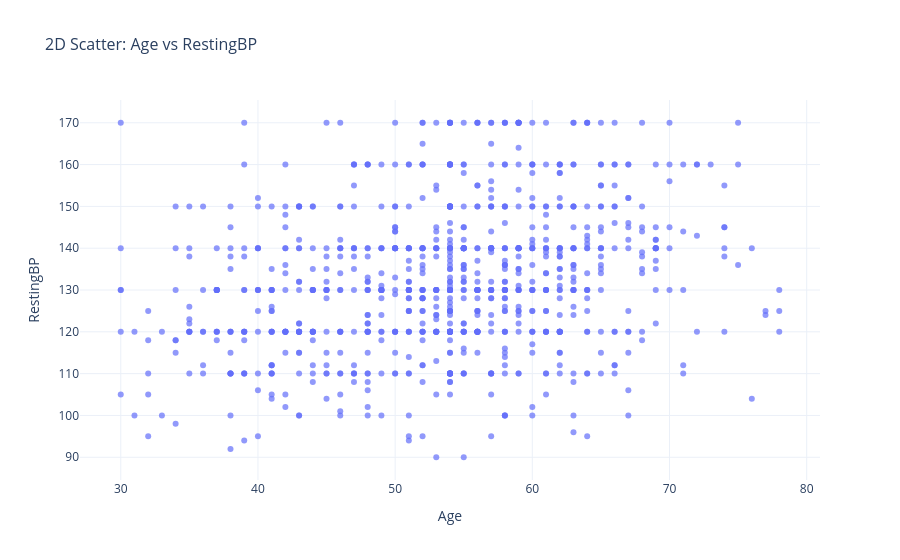
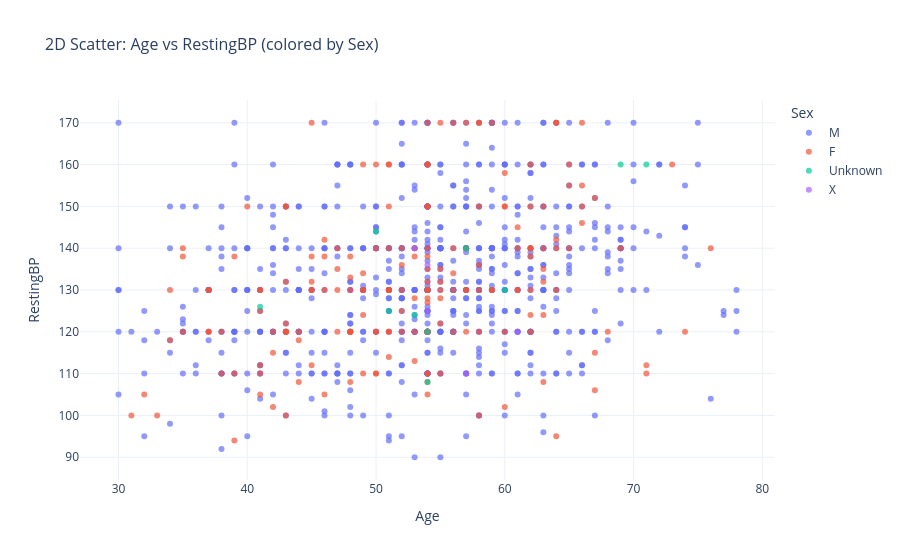
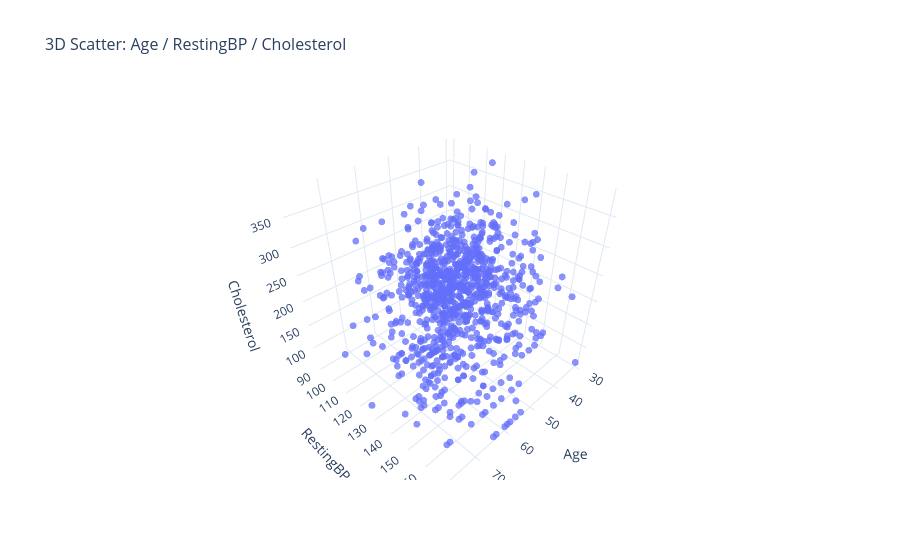

The cell these charts' notebook holds for them, in order:
### Code cell
# Replace 'col_A' and 'col_B' with your actual numeric column names
num_cols = viz._get_cols_by_type("num")
print("Numeric columns available:", num_cols)

# 2D Scatter
viz.plot_scatter_2d(num_cols[0], num_cols[1])

# 2D Scatter colored by a category
cat_cols = viz._get_cols_by_type("cat")
viz.plot_scatter_2d(num_cols[0], num_cols[1], color_col=cat_cols[0])

# 3D Scatter (need at least 3 numeric columns)
if len(num_cols) >= 3:
    viz.plot_scatter_3d(num_cols[0], num_cols[1], num_cols[2])

# Joint plot — try kind='scatter', 'kde', 'hex', 'reg'
viz.plot_joint_plot(num_cols[0], num_cols[1], kind="kde")

### Figure 1 — Plotly figure (JSON) as saved in the notebook; plotly's stock layout.template omitted (floating-point values rounded to 4 significant figures; data arrays with more than 128 entries replaced by an {"elided": "..."} marker saying what was removed)
{"data": [{"customdata": {"elided": "918x10 mixed values"}, "hovertemplate": "Age=%{x}<br>RestingBP=%{y}<br>Sex=%{customdata[0]}<br>ChestPainType=%{customdata[1]}<br>Cholesterol=%{customdata[2]}<br>FastingBS=%{customdata[3]}<br>RestingECG=%{customdata[4]}<br>MaxHR=%{customdata[5]}<br>ExerciseAngina=%{customdata[6]}<br>Oldpeak=%{customdata[7]}<br>ST_Slope=%{customdata[8]}<br>HeartDisease=%{customdata[9]}<extra></extra>", "legendgroup": "", "marker": {"color": "#636efa", "opacity": 0.7, "size": 6, "symbol": "circle"}, "mode": "markers", "name": "", "orientation": "v", "showlegend": false, "type": "scatter", "x": {"elided": "918 float values"}, "xaxis": "x", "y": {"elided": "918 int values"}, "yaxis": "y"}], "layout": {"legend": {"tracegroupgap": 0}, "title": {"font": {"size": 16}, "text": "2D Scatter: Age vs RestingBP"}, "xaxis": {"anchor": "y", "domain": [0, 1], "title": {"text": "Age"}}, "yaxis": {"anchor": "x", "domain": [0, 1], "title": {"text": "RestingBP"}}}}

### Figure 2 — Plotly figure (JSON) as saved in the notebook; plotly's stock layout.template omitted (floating-point values rounded to 4 significant figures; data arrays with more than 128 entries replaced by an {"elided": "..."} marker saying what was removed)
{"data": [{"customdata": {"elided": "712x10 mixed values"}, "hovertemplate": "Sex=%{customdata[0]}<br>Age=%{x}<br>RestingBP=%{y}<br>ChestPainType=%{customdata[1]}<br>Cholesterol=%{customdata[2]}<br>FastingBS=%{customdata[3]}<br>RestingECG=%{customdata[4]}<br>MaxHR=%{customdata[5]}<br>ExerciseAngina=%{customdata[6]}<br>Oldpeak=%{customdata[7]}<br>ST_Slope=%{customdata[8]}<br>HeartDisease=%{customdata[9]}<extra></extra>", "legendgroup": "M", "marker": {"color": "#636efa", "opacity": 0.7, "size": 6, "symbol": "circle"}, "mode": "markers", "name": "M", "orientation": "v", "showlegend": true, "type": "scatter", "x": {"elided": "712 float values"}, "xaxis": "x", "y": {"elided": "712 int values"}, "yaxis": "y"}, {"customdata": {"elided": "191x10 mixed values"}, "hovertemplate": "Sex=%{customdata[0]}<br>Age=%{x}<br>RestingBP=%{y}<br>ChestPainType=%{customdata[1]}<br>Cholesterol=%{customdata[2]}<br>FastingBS=%{customdata[3]}<br>RestingECG=%{customdata[4]}<br>MaxHR=%{customdata[5]}<br>ExerciseAngina=%{customdata[6]}<br>Oldpeak=%{customdata[7]}<br>ST_Slope=%{customdata[8]}<br>HeartDisease=%{customdata[9]}<extra></extra>", "legendgroup": "F", "marker": {"color": "#EF553B", "opacity": 0.7, "size": 6, "symbol": "circle"}, "mode": "markers", "name": "F", "orientation": "v", "showlegend": true, "type": "scatter", "x": {"elided": "191 float values"}, "xaxis": "x", "y": {"elided": "191 int values"}, "yaxis": "y"}, {"customdata": [["Unknown", "ASY", 260, 0, "ST", 112, "Y", 3, "Flat", 0], ["Unknown", "ATA", 188, 0, "Normal", 145, "N", 0, "Up", 0], ["Unknown", "ATA", 260, 0, "Normal", 140, "N", 0, "Up", 0], ["Unknown", "NAP", 246, 0, "LVH", 135, "N", 0, "Up", 0], ["Unknown", "ASY", 186, 0, "ST", 140, "Y", 0.5, "Flat", 1], ["Unknown", "ASY", 200, 0, "LVH", 126, "Y", 0.9, "Flat", 1], ["Unknown", "ATA", 306, 0, "Normal", 163, "N", 0, "Up", 0], ["Unknown", "TA", 234, 0, "LVH", 131, "N", 0.1, "Flat", 0], ["Unknown", "ATA", 223, 0, "Normal", 156, "N", 0, "Up", 0], ["Unknown", "ATA", 302, 0, "Normal", 162, "N", 0.4, "Up", 0]], "hovertemplate": "Sex=%{customdata[0]}<br>Age=%{x}<br>RestingBP=%{y}<br>ChestPainType=%{customdata[1]}<br>Cholesterol=%{customdata[2]}<br>FastingBS=%{customdata[3]}<br>RestingECG=%{customdata[4]}<br>MaxHR=%{customdata[5]}<br>ExerciseAngina=%{customdata[6]}<br>Oldpeak=%{customdata[7]}<br>ST_Slope=%{customdata[8]}<br>HeartDisease=%{customdata[9]}<extra></extra>", "legendgroup": "Unknown", "marker": {"color": "#00cc96", "opacity": 0.7, "size": 6, "symbol": "circle"}, "mode": "markers", "name": "Unknown", "orientation": "v", "showlegend": true, "type": "scatter", "x": [53.0, 51.0, 57.0, 54.0, 60.0, 50.0, 41.0, 69.0, 54.0, 71.0], "xaxis": "x", "y": [124, 125, 140, 120, 130, 144, 126, 160, 108, 160], "yaxis": "y"}, {"customdata": [["X", "ASY", 224, 0, "Normal", 122, "N", 2, "Flat", 1], ["X", "ATA", 320, 0, "Normal", 162, "N", 0, "Up", 0], ["X", "NAP", 223, 0, "Normal", 80, "Y", 0, "Flat", 1], ["X", "ASY", 220, 0, "Normal", 140, "Y", 3, "Flat", 1], ["X", "ASY", 335, 0, "Normal", 143, "Y", 3, "Flat", 1]], "hovertemplate": "Sex=%{customdata[0]}<br>Age=%{x}<br>RestingBP=%{y}<br>ChestPainType=%{customdata[1]}<br>Cholesterol=%{customdata[2]}<br>FastingBS=%{customdata[3]}<br>RestingECG=%{customdata[4]}<br>MaxHR=%{customdata[5]}<br>ExerciseAngina=%{customdata[6]}<br>Oldpeak=%{customdata[7]}<br>ST_Slope=%{customdata[8]}<br>HeartDisease=%{customdata[9]}<extra></extra>", "legendgroup": "X", "marker": {"color": "#ab63fa", "opacity": 0.7, "size": 6, "symbol": "circle"}, "mode": "markers", "name": "X", "orientation": "v", "showlegend": true, "type": "scatter", "x": [54.0, 53.0, 61.0, 54.0, 57.0], "xaxis": "x", "y": [125, 140, 120, 136, 110], "yaxis": "y"}], "layout": {"legend": {"title": {"text": "Sex"}, "tracegroupgap": 0}, "title": {"font": {"size": 16}, "text": "2D Scatter: Age vs RestingBP (colored by Sex)"}, "xaxis": {"anchor": "y", "domain": [0, 1], "title": {"text": "Age"}}, "yaxis": {"anchor": "x", "domain": [0, 1], "title": {"text": "RestingBP"}}}}

### Figure 3 — Plotly figure (JSON) as saved in the notebook; plotly's stock layout.template omitted (floating-point values rounded to 4 significant figures; data arrays with more than 128 entries replaced by an {"elided": "..."} marker saying what was removed)
{"data": [{"hovertemplate": "Age=%{x}<br>RestingBP=%{y}<br>Cholesterol=%{z}<extra></extra>", "legendgroup": "", "marker": {"color": "#636efa", "opacity": 0.75, "size": 4, "symbol": "circle"}, "mode": "markers", "name": "", "scene": "scene", "showlegend": false, "type": "scatter3d", "x": {"elided": "918 float values"}, "y": {"elided": "918 int values"}, "z": {"elided": "918 float values"}}], "layout": {"legend": {"tracegroupgap": 0}, "scene": {"domain": {"x": [0, 1], "y": [0, 1]}, "xaxis": {"title": {"text": "Age"}}, "yaxis": {"title": {"text": "RestingBP"}}, "zaxis": {"title": {"text": "Cholesterol"}}}, "title": {"font": {"size": 16}, "text": "3D Scatter: Age / RestingBP / Cholesterol"}}}
